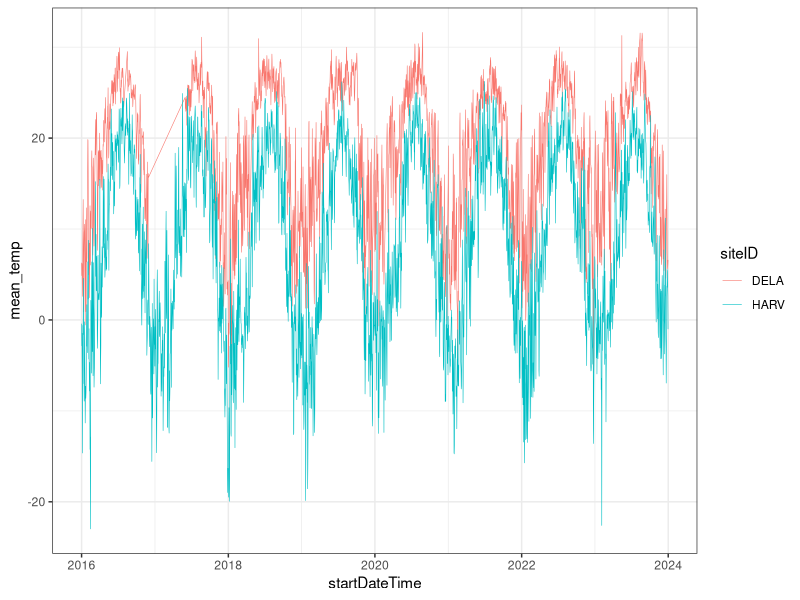
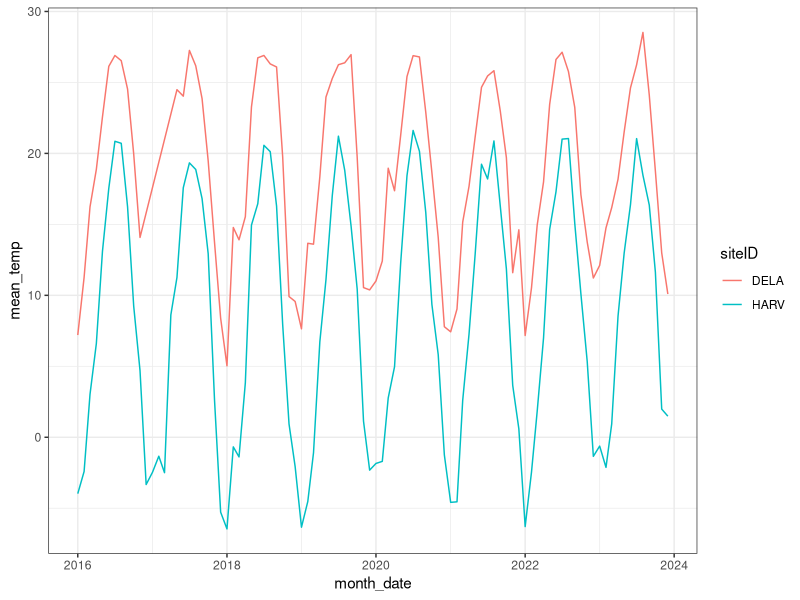
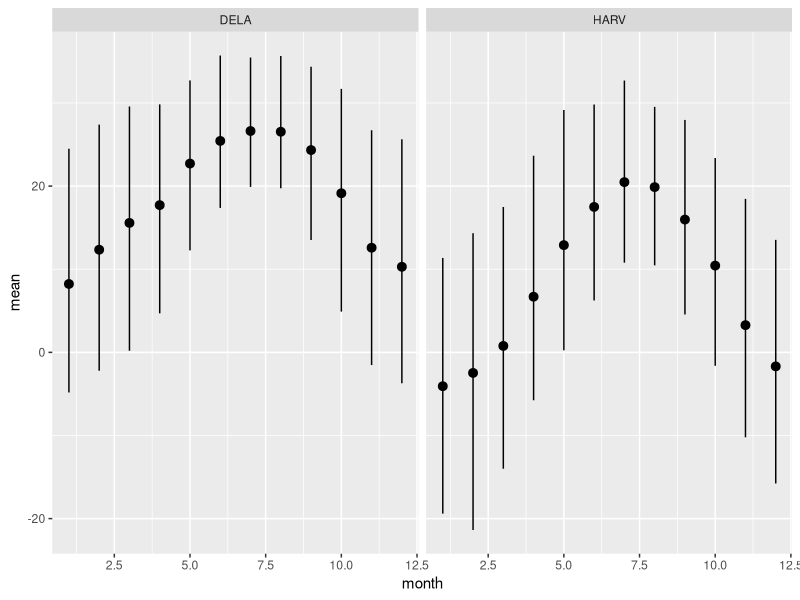
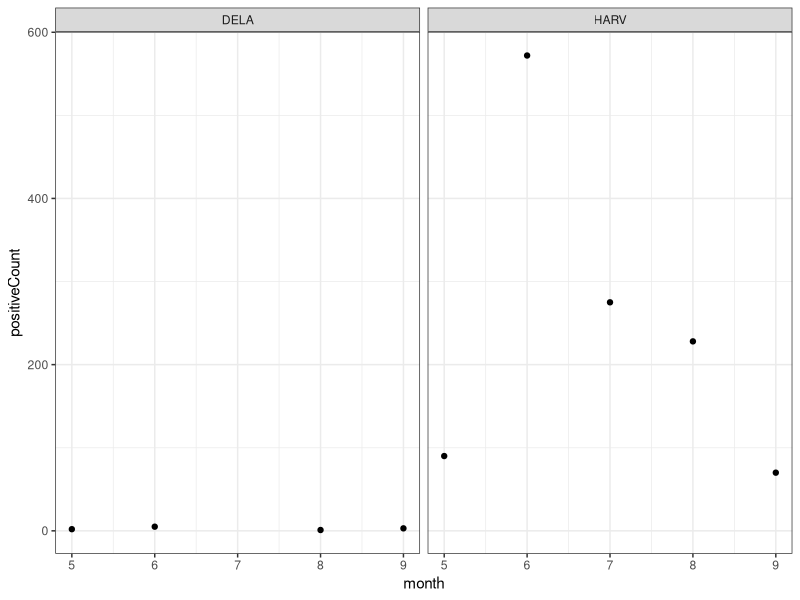

These figures' R source, in order:
## ---- chunk 1

#install.packages("tidyverse")
#install.packages("here")

library(tidyverse)
library(here)

## ---- chunk 2

daily_temperature_data <- read_csv(here("data","processed","daily_temp_data.csv"))

monthly_temperature_data <- read_csv(here("data", "processed", "monthly_temp_data.csv"))

## ---- chunk 3

monthly_temperature_data <- monthly_temperature_data %>% 
  mutate(month_date = make_date(year, month))

## ---- chunk 4

ggplot(
  data = daily_temperature_data,
  aes(
    x = startDateTime, 
    y = mean_temp,
    color = siteID) 
  ) +
  geom_line(size = 0.2) +
theme_bw()

## ---- chunk 5

ggplot(
  data = monthly_temperature_data,
  aes(
    x = month_date, 
    y = mean_temp,
    color = siteID) 
  ) +
  geom_line(size = 0.5) +
theme_bw()

## ---- chunk 6

# Summarize and group monthly temperature data

monthly_temp_range <- monthly_temperature_data |>
  group_by(siteID, month) |>
  summarize(
    mean = mean(mean_temp, na.rm = TRUE),
    max = mean(max_temp, na.rm = TRUE),
    min = mean(min_temp, na.rm = TRUE)
  )

ggplot(
  monthly_temp_range,
  aes(
    x = month,
    y = mean
  )) +
geom_pointrange(
  aes(
    ymin = min,
    ymax = max
  )
) +
  facet_wrap(~siteID)

## ---- chunk 7

pathogen_status_data <- read_csv(here("data","processed","pathogen_status_data.csv"))

## ---- chunk 8

positive_pathogen <- pathogen_status_data %>% 
  filter(testResult == "Positive")

#confusion on what "HardTick DNA Quality" in the "testPathogenName" column means and wondering if we can filter it out since it doesn't seem like that is a pathogen

## ---- chunk 9


daily_positive_pathogen <- positive_pathogen |>
  mutate(
    month = month(collectDate)
  ) |>
  group_by(siteID, month) |>
  summarize(
    positiveCount = n()
  )

ggplot(
  data = daily_positive_pathogen,
  aes(
    x = month, 
    y = positiveCount) 
  ) +
  geom_point() +
  facet_wrap(~siteID) +
theme_bw()
